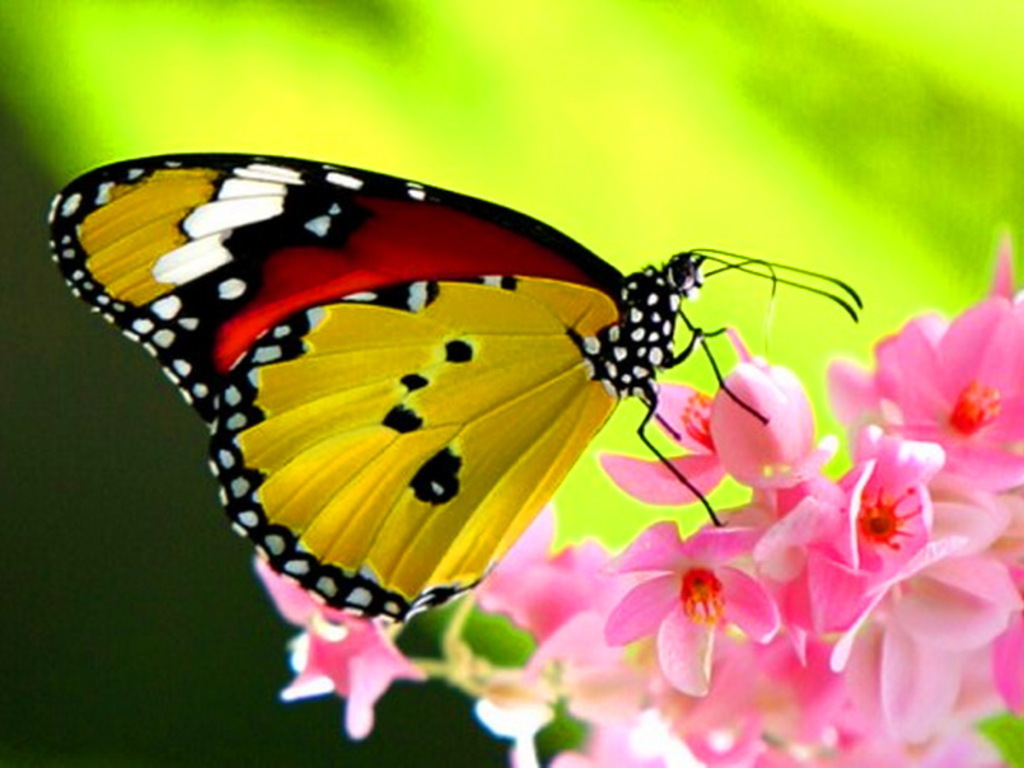
%> input picture data/butterfly.png, 1024 x 768 px
$ octave sobelfilter.m   (GNU Octave 9; MATLAB toolbox functions it lacks are replaced by stand-ins)
%> lines starting %> are read from the running program, lines starting %| are printed output that depends on the picture
### tests/isoctave.m
%% functions
function retval = isoctave
  persistent cacheval;  % speeds up repeated calls

  if isempty (cacheval)
    cacheval = (exist ('OCTAVE_VERSION', 'builtin') > 0);
  end

  retval = cacheval;
end

### tests/sobelfilter.m
if isoctave()
   pkg load image;
else
   import image;
end

clear all;
close all;

[path, name, ext] = fileparts(mfilename('fullpath'));
path = fullfile(path, '/../data/');

str = sprintf('FULLPATH to data: [%s]', path);
disp(str);

% load image
I = double(rgb2gray(imread(fullfile(path, 'butterfly.png')))) / 255.;
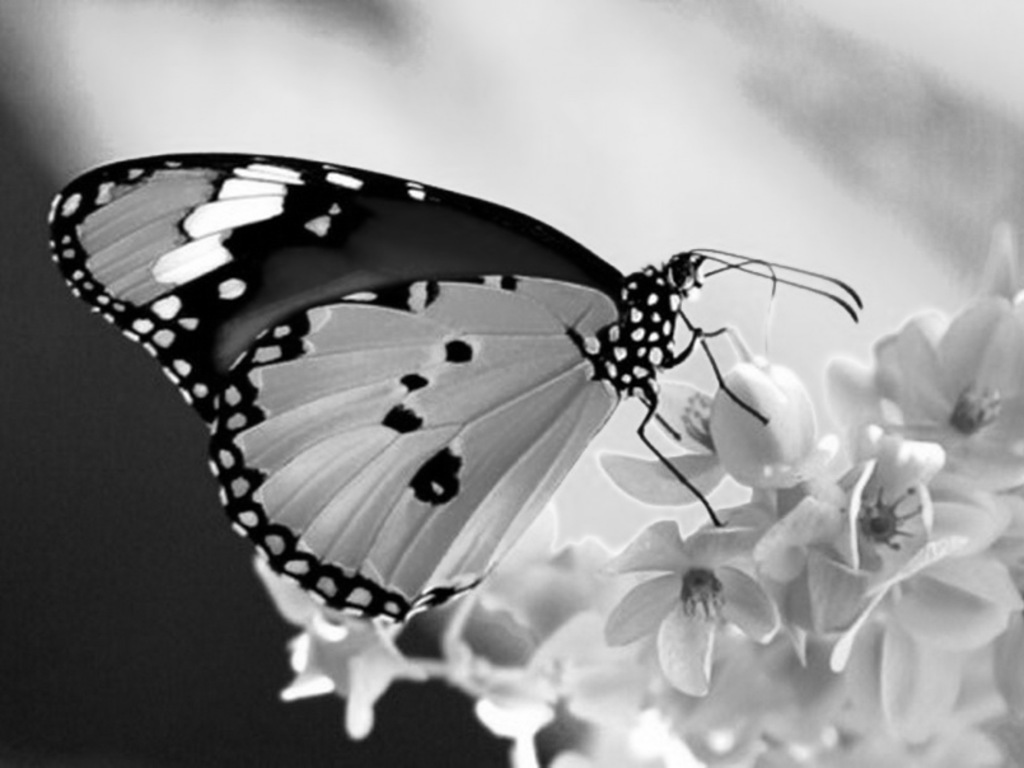
%> I: size 768x1024 double; min 0, max 1, mean 0.567
figure; imshow(I);

% sobel filter
K = fspecial('sobel');
E = imfilter(double(I), K, 0);
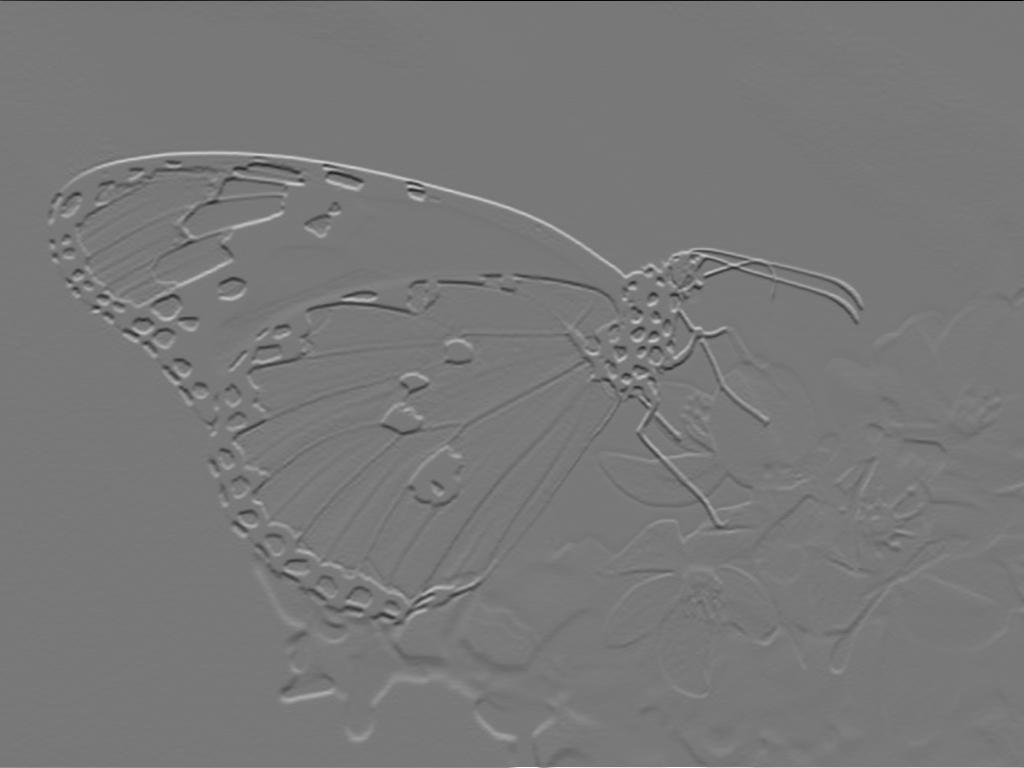
%> E: size 768x1024 double; min -3.59, max 3.98, mean 0.0016; drawn with min black and max white
figure; imagesc(E); colormap gray;

$ run again, with data/brown_pepper.png copied over data/butterfly.png
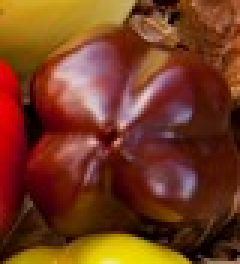
%> input picture data/brown_pepper.png, 80 x 88 px (shown 3 times larger)
%> `I = double(rgb2gray(imread(fullfile(path, 'butterfly.png')))) / 255.;`:
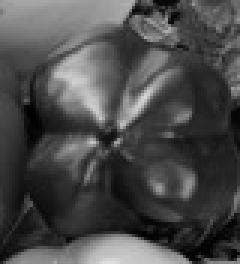
%> I: size 88x80 double (shown 3 times larger); min 0, max 0.871, mean 0.29
%> `E = imfilter(double(I), K, 0);`:
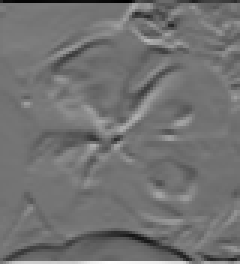
%> E: size 88x80 double (shown 3 times larger); min -2.72, max 3.32, mean -0.00623; drawn with min black and max white
